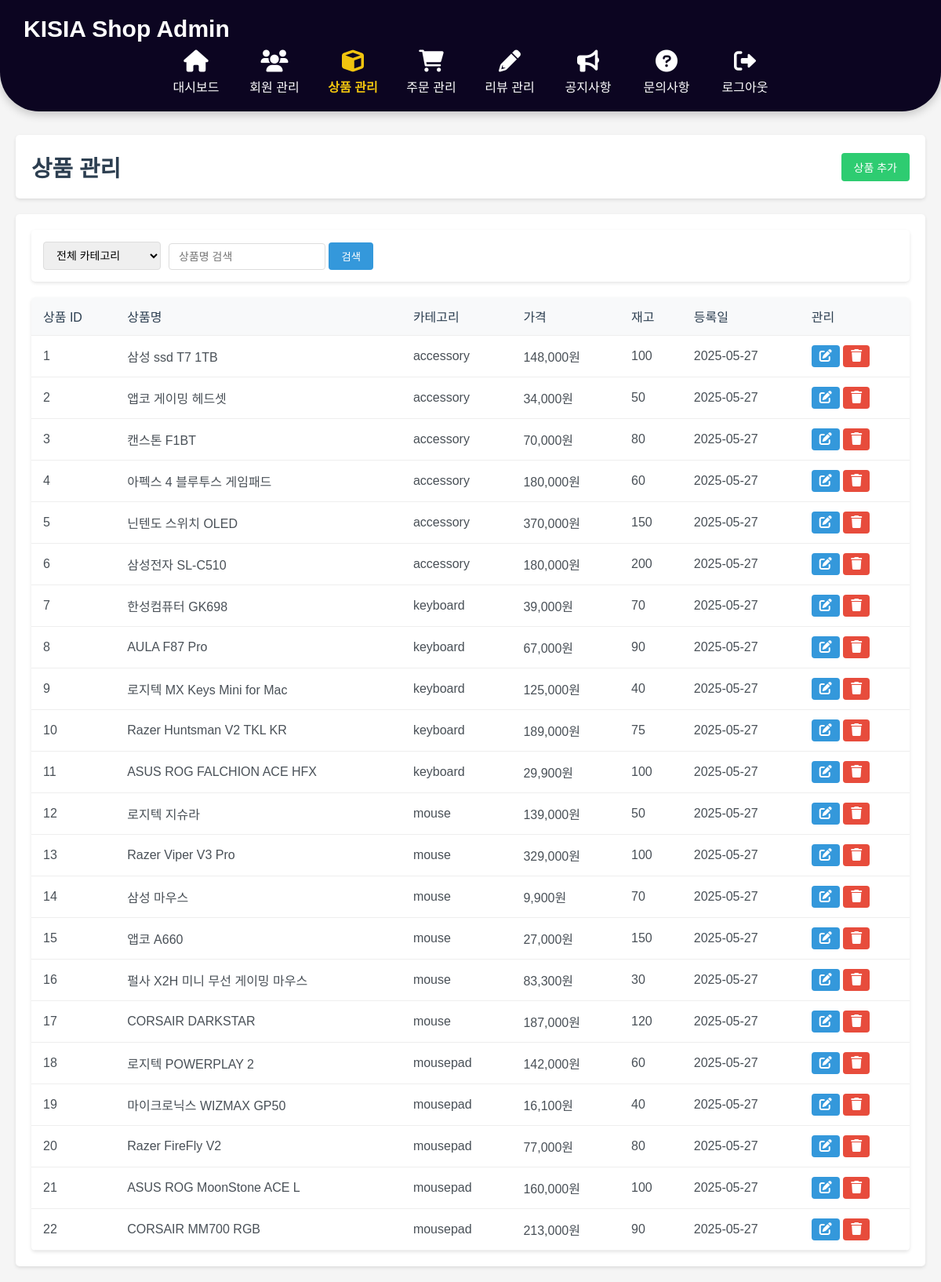
/admin/products.php (signed in), run on the app's committed database.
### tables this page shows
CREATE TABLE IF NOT EXISTS products (
  id INT AUTO_INCREMENT PRIMARY KEY,
  name VARCHAR(255) NOT NULL,
  short_description VARCHAR(255),
  description TEXT,
  price INT NOT NULL,
  stock INT DEFAULT 0,
  image_url VARCHAR(500),
  created_at DATETIME DEFAULT CURRENT_TIMESTAMP,
  deliver_price INT DEFAULT 0,
  category VARCHAR(255) NOT NULL,
  avg_rating FLOAT(2,1) DEFAULT 0,
  review_count INT DEFAULT 0
);

### admin/products.php (the view, shortened to what this page needs)
<?php
require_once '../mainmenu/common/db.php';
$search_query = $_GET['search_query'] ?? '';
?>
<!DOCTYPE html>
<html lang="ko">
<head>
    <link rel="stylesheet" href="css/admin.css">
    <link rel="stylesheet" href="https://cdnjs.cloudflare.com/ajax/libs/font-awesome/6.0.0/css/all.min.css">
</head>
<body>
    <div class="admin-container">
        <?php include 'topbar.php'; ?>
        <div class="main-content">
            <header class="admin-header">
                <h1>상품 관리</h1>
                <a href="products_add.php" class="add-product-btn">상품 추가</a>
            </header>
            <div class="content-wrapper">
                <div class="filters">
                    <select id="category-filter">
                        <option value="all">전체 카테고리</option>
                    </select>
                    <form method="GET" action="">
                        <input type="text" name="search_query" placeholder="상품명 검색" value="<?= $_GET['search_query'] ?? '' ?>">
                        <button type="submit">검색</button>
                    </form>
                </div>
                <table class="table">
                    <thead>
                        <tr>
                            <th>상품 ID</th>
                            <th>상품명</th>
                            <th>카테고리</th>
                            <th>가격</th>
                            <th>재고</th>
                            <th>등록일</th>
                            <th>관리</th>
                        </tr>
                    </thead>
                    <tbody>
                        <?php
                        if ($search_query !== '') {
                            $sql = "SELECT * FROM products WHERE name LIKE ? ORDER BY id ASC";
                            $stmt = mysqli_prepare($conn, $sql);
                            $param = '%' . $search_query . '%';
                            mysqli_stmt_bind_param($stmt, 's', $param);
                            mysqli_stmt_execute($stmt);
                            $result = mysqli_stmt_get_result($stmt);
                        } else {
                            $sql = "SELECT * FROM products ORDER BY id ASC";
                            $result = mysqli_query($conn, $sql);
                        }
                        if ($result && mysqli_num_rows($result) > 0) {
                            while ($product = mysqli_fetch_assoc($result)) {
                                echo "<tr class='product-row' data-id='" . htmlspecialchars($product['id']) . "'>";
                                echo "<td>" . htmlspecialchars($product['id']) . "</td>";
                                echo "<td>" . htmlspecialchars($product['name']) . "</td>";
                                echo "<td>" . htmlspecialchars($product['category']) . "</td>";
                                echo "<td>" . number_format($product['price']) . "원</td>";
                                echo "<td>" . htmlspecialchars($product['stock']) . "</td>";
                                echo "<td>" . htmlspecialchars(date('Y-m-d', strtotime($product['created_at']))) . "</td>";
                                echo "<td>
                                        <a href='products_edit.php?id=" . urlencode($product['id']) . "' class='edit-btn' title='상품 수정정'>
                                            <i class='fas fa-edit'></i>
                                        </a>
                                        <a href='admin_delete.php?id=" . urlencode($product['id']) . "&type=products' class='delete-btn'>
                                            <i class='fas fa-trash'></i>
                                        </a>
                                    </td>";
                                echo "</tr>";
                            }
                        } else {
                            echo "<tr><td colspan='7' class='no-data'>등록된 상품이 없습니다.</td></tr>";
                        }
                        ?>
                    </tbody>
                </table>
            </div>
        </div>
    </div>
</body>
</html>

### admin/css/admin.css (style rules this page uses)
* { margin: 0; padding: 0; box-sizing: border-box; }
body { font-family: 'Noto Sans KR', sans-serif; background-color: #f5f5f5; }
.main-content { margin-top: 10px; padding: 20px; }
.admin-header { background-color: white; padding: 20px; border-radius: 5px; box-shadow: 0 2px 4px rgba(0,0,0,0.1); margin-bottom: 20px; display: flex; justify-content: space-between; align-items: center; }
.admin-header h1 { font-size: 1.8rem; color: #2c3e50; }
.content-wrapper { background-color: white; padding: 20px; border-radius: 5px; box-shadow: 0 2px 4px rgba(0,0,0,0.1); }
.filters { display: flex; gap: 10px; margin-bottom: 20px; background-color: white; padding: 15px; border-radius: 5px; box-shadow: 0 2px 4px rgba(0,0,0,0.1); align-items: center; }
.filters select, .filters input { padding: 8px 12px; border: 1px solid #ddd; border-radius: 4px; font-size: 14px; outline: none; }
.filters select { width: 150px; }
.filters input[type="text"] { width: 200px; }
.filters button { padding: 8px 16px; background-color: #3498db; color: white; border: none; border-radius: 4px; cursor: pointer; transition: background-color 0.3s; text-decoration: none; display: inline-block; }
.table { width: 100%; border-collapse: collapse; margin-top: 20px; background-color: white; border-radius: 5px; overflow: hidden; box-shadow: 0 2px 4px rgba(0,0,0,0.1); }
.table th, .table td { padding: 12px 15px; text-align: left; border-bottom: 1px solid #eee; }
.table th { background-color: #f8f9fa; font-weight: 500; color: #2c3e50; }
.table td { color: #495057; }
.edit-btn, .delete-btn { padding: 5px 10px; border: none; border-radius: 4px; color: white; cursor: pointer; transition: background-color 0.3s; text-decoration: none; display: inline-block; }
.edit-btn { background-color: #3498db; }
.delete-btn { background-color: #e74c3c; }
.add-product-btn { padding: 8px 16px; background-color: #2ecc71; color: white; border: none; border-radius: 4px; cursor: pointer; font-size: 14px; transition: background-color 0.3s; text-decoration: none; display: inline-block; }

### data on the page
products: id "1", name "삼성 ssd T7 1TB", category "accessory", price "148,000", stock "100", created_at "2025-05-27"
products: id "2", name "앱코 게이밍 헤드셋", category "accessory", price "34,000", stock "50", created_at "2025-05-27"
products: id "3", name "캔스톤 F1BT", category "accessory", price "70,000", stock "80", created_at "2025-05-27"
products: id "4", name "아펙스 4 블루투스 게임패드", category "accessory", price "180,000", stock "60", created_at "2025-05-27"
products: id "5", name "닌텐도 스위치 OLED", category "accessory", price "370,000", stock "150", created_at "2025-05-27"
products: id "6", name "삼성전자 SL-C510", category "accessory", price "180,000", stock "200", created_at "2025-05-27"
products: id "7", name "한성컴퓨터 GK698", category "keyboard", price "39,000", stock "70", created_at "2025-05-27"
products: id "8", name "AULA F87 Pro", category "keyboard", price "67,000", stock "90", created_at "2025-05-27"
products: id "9", name "로지텍 MX Keys Mini for Mac", category "keyboard", price "125,000", stock "40", created_at "2025-05-27"
products: id "10", name "Razer Huntsman V2 TKL KR", category "keyboard", price "189,000", stock "75", created_at "2025-05-27"
products: id "11", name "ASUS ROG FALCHION ACE HFX", category "keyboard", price "29,900", stock "100", created_at "2025-05-27"
products: id "12", name "로지텍 지슈라", category "mouse", price "139,000", stock "50", created_at "2025-05-27"
products: id "13", name "Razer Viper V3 Pro", category "mouse", price "329,000", stock "100", created_at "2025-05-27"
products: id "14", name "삼성 마우스", category "mouse", price "9,900", stock "70", created_at "2025-05-27"
products: id "15", name "앱코 A660", category "mouse", price "27,000", stock "150", created_at "2025-05-27"
products: id "16", name "펄사 X2H 미니 무선 게이밍 마우스", category "mouse", price "83,300", stock "30", created_at "2025-05-27"
products: id "17", name "CORSAIR DARKSTAR", category "mouse", price "187,000", stock "120", created_at "2025-05-27"
products: id "18", name "로지텍 POWERPLAY 2", category "mousepad", price "142,000", stock "60", created_at "2025-05-27"
products: id "19", name "마이크로닉스 WIZMAX GP50", category "mousepad", price "16,100", stock "40", created_at "2025-05-27"
products: id "20", name "Razer FireFly V2", category "mousepad", price "77,000", stock "80", created_at "2025-05-27"
products: id "21", name "ASUS ROG MoonStone ACE L", category "mousepad", price "160,000", stock "100", created_at "2025-05-27"
products: id "22", name "CORSAIR MM700 RGB", category "mousepad", price "213,000", stock "90", created_at "2025-05-27"
